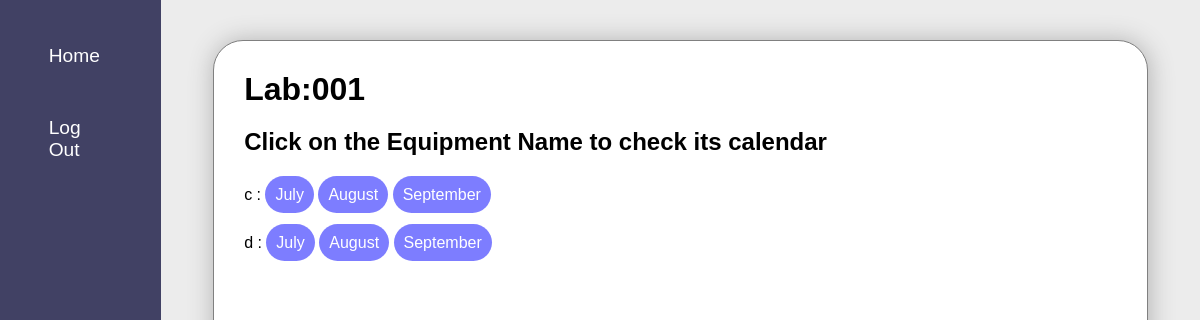
The app's page /c_list/ (signed in) with its own data.
### equ/models.py (models this page shows, shortened)
class Lab(models.Model):
    name = models.CharField(max_length=100)
    lab_admin = models.ForeignKey(
        User,
        limit_choices_to={'groups__name': 'admin'},
        null=True,  # Set the default value to None
        on_delete=models.CASCADE,
        related_name='lab_admin_of'
    )

class Equipment(models.Model):
    name = models.CharField(max_length=100)
    lab = models.ForeignKey('Lab', on_delete=models.CASCADE, related_name='equipments')

### equ/views.py (the view)
# urls.py: path('c_list/',views.c_list,name="c_list"),
@login_required
def c_list(request):
    lab = request.user.userlab.lab
    equipment_of_lab = Equipment.objects.filter(lab=lab)
    current_date = datetime.today()
    months_names = []
    current_month_name = current_date.strftime("%B")
    months_names.append(current_month_name)
    for i in range(1, 3):
        next_month = current_date.replace(month=current_date.month + i)
        next_month_name = next_month.strftime("%B")
        months_names.append(next_month_name)
    context = {'my_lab': lab, 'equipments':equipment_of_lab,'months':months_names}
    return render(request, 'equ/c_list.html', context)

### equ/templates/equ/c_list.html
{% extends "equ/c_base.html" %}
{% block content %}
<div class="al">
  <div class="all_lists">
    <h1> Lab:{{ my_lab.name }}</h1>
  <h2> Click on the Equipment Name to check its calendar</h2>
      <ul>
          {% for equipment in equipments %}
          <li>{{ equipment.name }} : <a href="{% url 'c_m1' equipment.pk %}">{{ months.0 }}</a>
            <a href="{% url 'c_m2' equipment.pk %}">{{ months.1 }}</a>
            <a href="{% url 'c_m3' equipment.pk %}">{{ months.2 }}</a> </li>
          {% endfor %}
      </ul>
  </div>
</div>
{% endblock content %}

### static/css/style.css (style rules this page uses)
:root { --primary:rgb(65 65 100); --secondary:rgb(97, 97, 131); }
* { box-sizing: border-box; margin: 0; padding: 0; font-family: Arial, Helvetica, sans-serif; }
ul { list-style: none; }
.al { width: 100%; background-color: #ececec; display: flex; align-items: center; justify-content: center; min-height: 100vh; max-height: max-content; }
.all_lists { border: 1px solid gray; border-radius: 30px; width: 90%; padding: 30px; min-height: 90vh; background-color: white; box-shadow: 1px 1px 25px 1px #b4b4b4; }
.all_lists h1 { margin-bottom: 20px; }
.all_lists h2 { margin-bottom: 10px; }
.all_lists li { margin: 30px 0; }
.all_lists a { text-decoration: none; color: white; background: #0000ff82; padding: 10px; border: none; border-radius: 50px; cursor: pointer; }

### records on screen
Lab: name "001"
Equipment: name "c", months "July", months "August", months "September"
Equipment: name "d", months "July", months "August", months "September"
